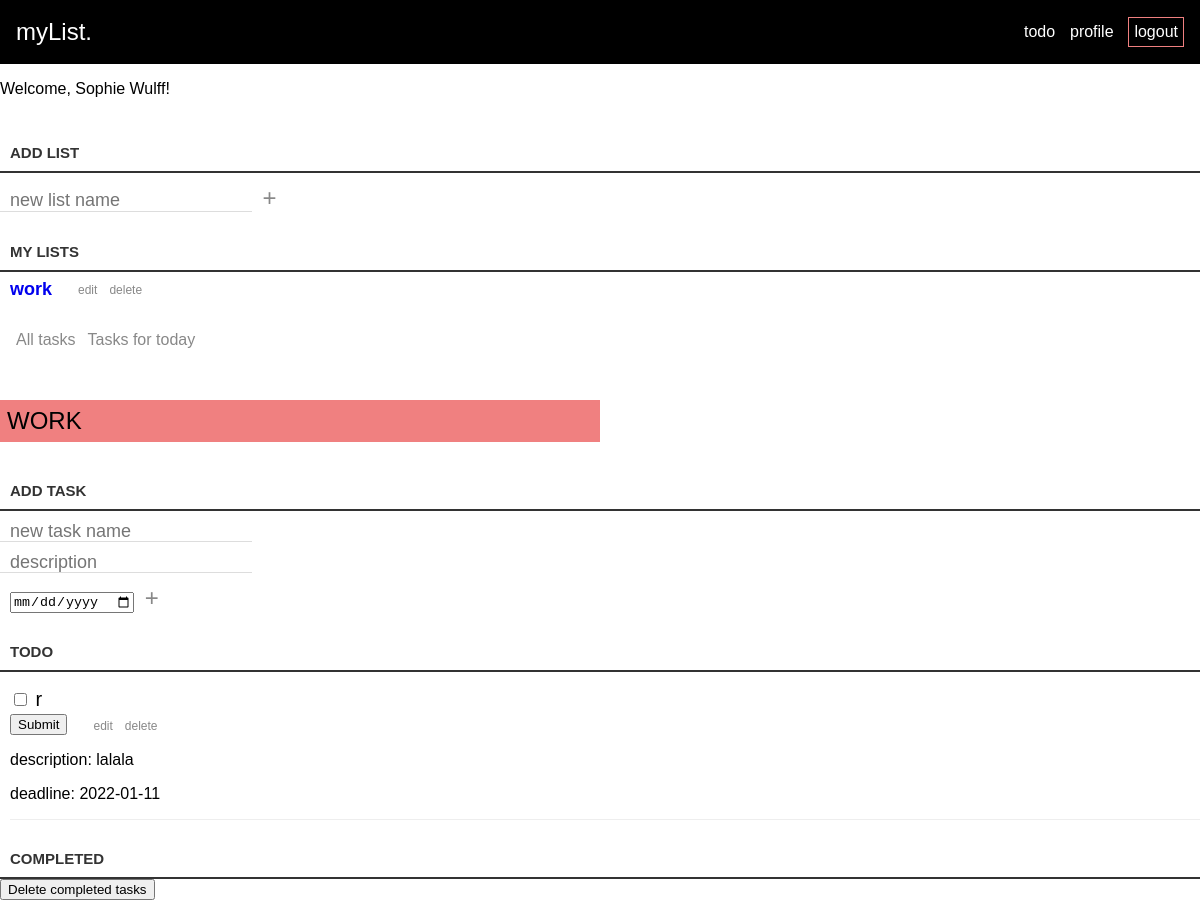
/loggedin.php?id=67&title=work (signed in), run on an earlier commit of the app's database.
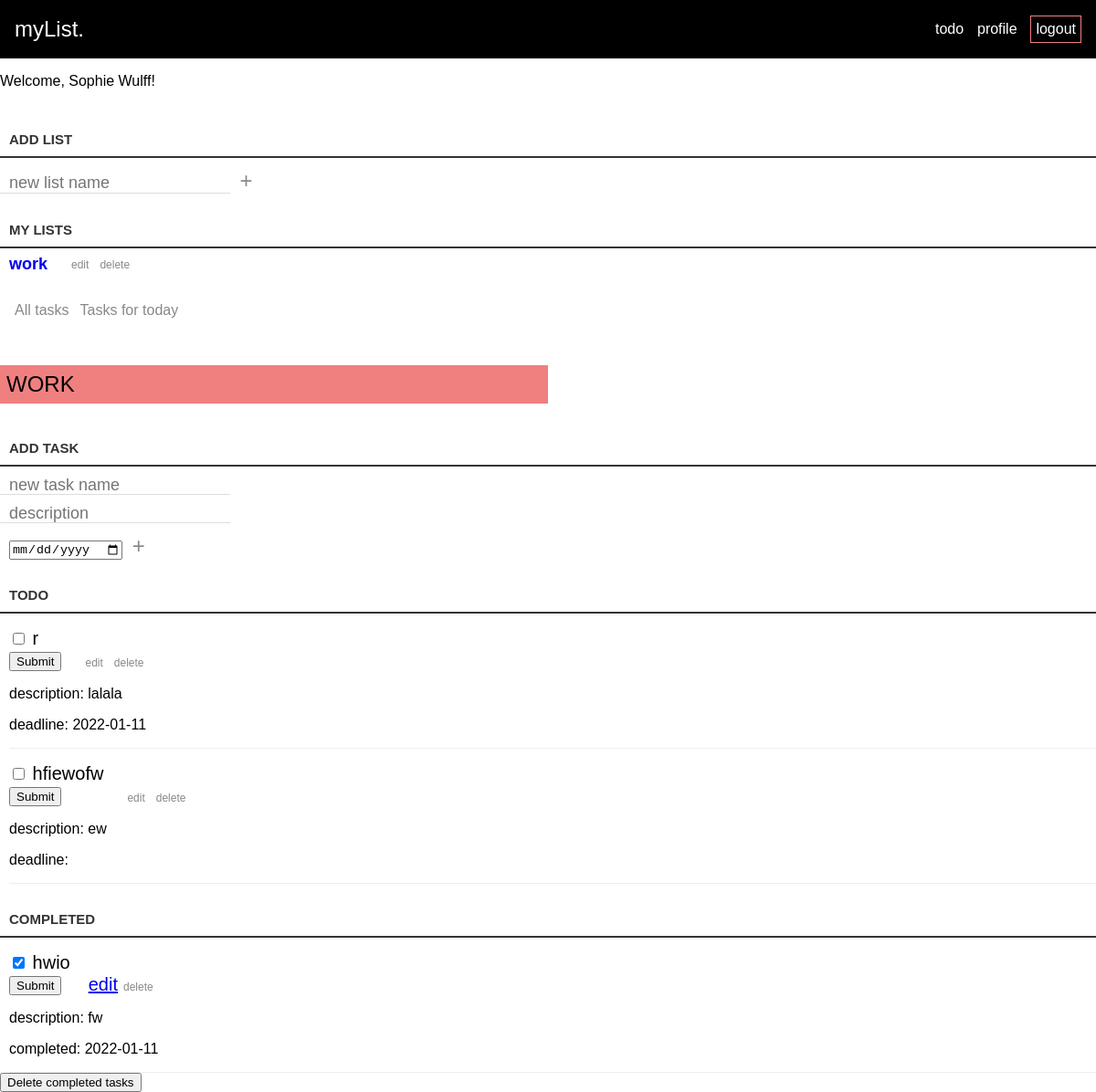
And on a later commit of the database.
### tables this page shows
CREATE TABLE lists (
id INTEGER PRIMARY KEY AUTOINCREMENT,
title VARCHAR,
created_at DATETIME DEFAULT CURRENT_TIMESTAMP,
user_id INTEGER,
FOREIGN KEY(user_id) REFERENCES users(id)
);

CREATE TABLE tasks (
id INTEGER PRIMARY KEY AUTOINCREMENT,
title VARCHAR,
created_at DATETIME DEFAULT CURRENT_TIMESTAMP,
deadline_at DATETIME DEFAULT CURRENT_TIMESTAMP,
completed_at DATETIME DEFAULT CURRENT_TIMESTAMP,
content VARCHAR,
list_id INTEGER,
user_id INTEGER,
FOREIGN KEY(list_id) REFERENCES lists(id),
FOREIGN KEY(user_id) REFERENCES users(id)
);

### app/functions.php (called while the page is built, shortened)
<?php
function get_lists(object $database)
{
    $user_id = $_SESSION['user']['id'];
    $statement = $database->prepare("SELECT * FROM lists WHERE user_id = :id");
    $statement->bindParam(':id', $user_id, PDO::PARAM_INT);
    $statement->execute();
    $lists = $statement->fetchAll(PDO::FETCH_ASSOC);
    return $lists;
}
function get_tasks(object $database)
{
    $user_id = $_SESSION['user']['id'];
    $statement = $database->prepare('SELECT * FROM tasks WHERE user_id = :user_id ');
    $statement->bindParam(':user_id', $user_id, PDO::PARAM_INT);
    $statement->execute();
    $allTasks = $statement->fetchAll(PDO::FETCH_ASSOC);
    return $allTasks;
}

### loggedin.php (the view, shortened to what this page needs)
<?php
require __DIR__ . '/app/autoload.php';
require __DIR__ . '/views/header.php';
print_r($_SESSION['error']);
?>
<?php if (isset($_SESSION['user'])) : ?>
    <p>Welcome, <?= $_SESSION['user']['name']; ?>!</p>
    <form class="new-list-form" action="/app/lists/create.php" method="post">
        <label for="title">Add list</label>
        <div>
            <input id="title" name="title" type="text" class="new-list" placeholder="new list name" aria-label="new list name" />
            <button class="loggedin-btn-plus">+</button>
        </div>
    </form>
<?php
endif; ?>
<?php
$lists = get_lists($database);
if (!empty($lists)) : ?>
    <div class="loggedin-container">
        <h3>My Lists</h2>
            <div class="list-container">
                <ul>
                    <?php
                    foreach ($lists as $list) : ?>
                        <?php
                        $title = $list['title'];
                        $id = $list['id'];
                        ?>
                        <li>
                            <a href="loggedin.php?id=<?= $id; ?>&title=<?= $title; ?>"><?php echo $title ?></a>
                            <div class="edit-delete-buttons">
                                <form action="/edit-list.php?id=<?= $id; ?>" method="post">
                                    <button class="loggedin-btn">edit</button>
                                </form>
                                <form action="/app/lists/delete.php" method="post">
                                    <button class="loggedin-btn">delete</button>
                                </form>
                            </div>
                        </li>
                    <?php endforeach ?>
                </ul>
            </div>
        <?php endif; ?>
        <div class="show-stuff">
            <form action="/all-tasks.php" method="post">
                <button name="all-tasks" type="submit" class="loggedin-btn">All tasks</button>
            </form>
            <form action="/tasks-today.php" method="post">
                <button name="tasks-for-today" type="submit" class="loggedin-btn">Tasks for today</button>
            </form>
        </div>
        <?php if (isset($_GET['id'])) : ?>
            <h2 class="list-title"><?= $_GET['title']; ?></h2>
            <form class="new-list-form" action="/app/tasks/create.php?id=<?= $_GET['id'] ?>&title=<?= $title; ?>" method="post">
                <label for="title">Add task</label>
                <div>
                    <input id="title" name="title" type="text" class="new-task" placeholder="new task name" />
                </div>
                <div>
                    <input id="content" name="content" type="text" class="new-task" placeholder="description" />
                </div>
                <div>
                    <input class="input-date" id="date" name="date" type="date" class="new-task" />
                    <button class="loggedin-btn-plus" class="create-task" aria-label="create new task">+</button>
                </div>
            </form>
            <div class="task-container">
                <h3>Todo</h3>
                <ul>
                    <?php
                    $tasks = get_tasks($database);
                    foreach ($tasks as $task) :
                        if ($task['list_id'] === $_GET['id'] && $task['completed_at'] === null) : ?>
                            <li>
                                <form action="/app/tasks/completed.php" method="POST">
                                    <input type="checkbox" name="is_completed" id="is_completed" />
                                    <label for="is_completed">
                                        <?= $task['title']; ?>
                                    </label>
                                    <div>
                                        <button type="submit">Submit</button>
                                    </div>
                                </form>
                                <div class="edit-delete-buttons">
                                    <form action="/edit-tasks.php?id=<?= $id; ?>&task_id=<?= $task['id'] ?>" method="post">
                                        <button class="loggedin-btn">edit</button>
                                    </form>
                                    <form action="/app/tasks/delete.php" method="post">
                                        <button class="loggedin-btn">delete</button>
                                    </form>
                                </div>
                            </li>
                            <div class="info-about-task show">
                                <p>description: <?php echo $task['content'] ?></p>
                                <p>deadline: <?php echo $task['deadline_at'] ?></p>
                            </div>
                        <?php endif; ?>
                    <?php endforeach ?>
                </ul>
            </div>
            <div class="task-container">
                <h3>Completed</h3>
                <ul>
                    <?php foreach ($tasks as $task) :
                        if ($task['completed_at'] !== null) : ?>
                            <li>
                                <form action="/app/tasks/not-completed.php" method="POST">
                                    <input type="checkbox" name="is_completed" id="is_completed" checked />
                                    <label for="is_completed">
                                        <?= $task['title']; ?>
                                    </label>
                                    <div>
                                        <button type="submit">Submit</button>
                                    </div>
                                </form>
                                <div class="edit-delete-buttons">
                                    <a href="edit-tasks.php">edit</a>
                                    <form action="/app/tasks/delete.php" method="post">
                                        <button class="loggedin-btn" type="submit">delete</button>
                                    </form>
                                </div>
                            </li>
                            <div class="info-about-task show">
                                <p>description: <?php echo $task['content'] ?></p>
                                <p>completed: <?php echo $task['completed_at'] ?></p>
                            </div>
                        <?php endif; ?>
                    <?php endforeach ?>
                </ul>
            </div>
            <form action="/delete.php" method="post">
                <button class="loggedin-btn-delete">Delete completed tasks</button>
            </form>
        <?php endif; ?>
    </div>
    <?php require __DIR__ . '/views/footer.php'; ?>

### views/header.php (shortened to what this page needs)
<!DOCTYPE html>
<html lang="en">
<head>
    <link rel="stylesheet" href="assets/styles/style.css">
    <link rel="stylesheet" href="assets/styles/header.css">
    <link rel="stylesheet" href="assets/styles/footer.css">
    <link rel="stylesheet" href="assets/styles/signup.css">
    <link rel="stylesheet" href="assets/styles/profile.css">
    <link rel="stylesheet" href="assets/styles/loggedin.css">
</head>
<body>
    <header>
        <?php if (isset($_SESSION['user'])) { ?>
            <div class="logo"><a href="/">myList.</a></div>
            <div class="nav-buttons">
                <a href="/loggedin.php">todo</a>
                <a href="profile.php">profile</a>
                <a href="/app/users/logout.php">logout</a>
            </div>
        <?php } ?>
    </header>

### views/footer.php (shortened to what this page needs)
</body>
</html>

### assets/styles/style.css (style rules this page uses)
* { box-sizing: border-box; }
body { margin: 0; padding: 0; font-family: sans-serif; }

### assets/styles/header.css (style rules this page uses)
header { display: flex; justify-content: space-between; align-items: center; padding-right: 1rem; padding-left: 1rem; }
header { background-color: black; height: 4rem; font-family: sans-serif; }
.nav-buttons { width: 10rem; display: flex; justify-content: space-between; align-items: center; }
.nav-buttons a:last-child { border: 1px solid lightcoral; padding: 5px; }
.logo { font-size: 24px; }
header a { text-decoration: none; color: white; }

### assets/styles/profile.css (style rules this page uses)
.show { display: block; }

### assets/styles/loggedin.css (style rules this page uses)
.list-container li { display: flex; align-items: flex-end; gap: 20px; font-size: 24px; margin: 0px 10px; }
.new-list-form { display: flex; flex-direction: column; gap: 10px; }
.loggedin-btn-plus { background: none; border: 0; color: #888; font-size: 24px; margin: 0; font-family: sans-serif; cursor: pointer; padding: 0x; }
.input-date { margin-left: 10px; }
.edit-delete-buttons { padding-right: 40px; }
.edit-delete-buttons button { font-size: 12px; }
.list-container a { text-decoration: none; font-size: 18px; font-weight: 600; }
.task-container li { display: flex; align-items: flex-end; gap: 20px; font-size: 20px; margin-top: 16px; margin-left: 10px; }
.edit-delete-buttons { display: flex; }
.info-about-task { overflow: hidden; padding: 0; border-bottom: 1px solid #eee; margin-left: 10px; display: none; }
.show { display: block; }
.list-container ul, .task-container ul { margin: 0; padding: 0; }
.loggedin-btn { background: none; border: 0; color: #888; font-size: 16px; font-family: sans-serif; cursor: pointer; }
.loggedin-container h3 { color: #333; font-weight: 700; font-size: 15px; border-bottom: 2px solid #333; padding: 30px 10px 10px; margin: 0; text-transform: uppercase; }
.list-title { background-color: lightcoral; margin-top: 50px; margin-bottom: 10px; width: 50%; padding: 7px; font-family: sans-serif; font-weight: 500; text-transform: uppercase; }
input[type='text'] { margin: 0; font-size: 18px; line-height: 18px; height: 18px; padding: 10px; border: none; border-bottom: 1px solid #ddd; background: #fff; font-family: sans-serif; color: #888; }
label[for='title'] { color: #333; font-weight: 700; font-size: 15px; border-bottom: 2px solid #333; padding: 30px 0 10px; margin: 0; text-transform: uppercase; width: 100%; padding-left: 10px; }
.show-stuff { margin: 10px; padding-top: 20px; display: flex; }

What changed in the data, as far as the page shows it:
added tasks: title "hfiewofw", content "ew", shown under "TODO"
added tasks: title "hwio", content "fw", completed_at "2022-01-11", shown under "COMPLETED"
